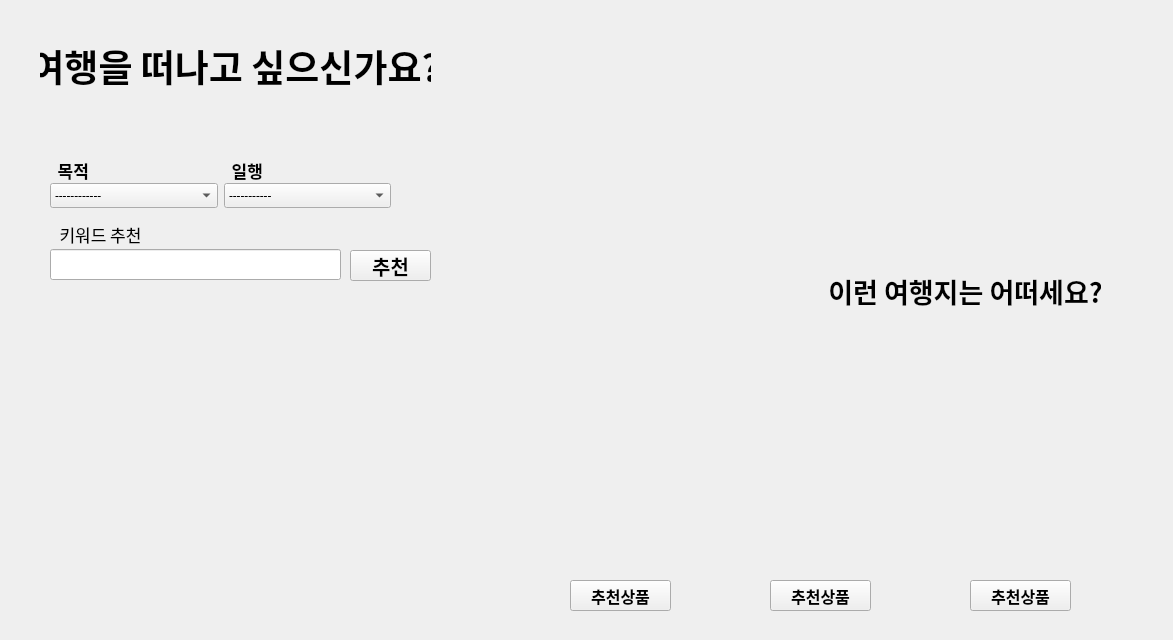
<?xml version="1.0" encoding="UTF-8"?>
<ui version="4.0">
 <class>Form</class>
 <widget class="QWidget" name="Form">
  <property name="geometry">
   <rect>
    <x>0</x>
    <y>0</y>
    <width>1173</width>
    <height>640</height>
   </rect>
  </property>
  <property name="windowTitle">
   <string>Form</string>
  </property>
  <widget class="QLabel" name="label_3">
   <property name="geometry">
    <rect>
     <x>50</x>
     <y>219</y>
     <width>101</width>
     <height>31</height>
    </rect>
   </property>
   <property name="font">
    <font>
     <family>나눔고딕 ExtraBold</family>
     <pointsize>13</pointsize>
    </font>
   </property>
   <property name="text">
    <string>키워드 추천</string>
   </property>
   <property name="alignment">
    <set>Qt::AlignCenter</set>
   </property>
  </widget>
  <widget class="QLineEdit" name="le_recommendation">
   <property name="enabled">
    <bool>true</bool>
   </property>
   <property name="geometry">
    <rect>
     <x>50</x>
     <y>249</y>
     <width>291</width>
     <height>31</height>
    </rect>
   </property>
   <property name="font">
    <font>
     <family>에스코어 드림 3 Light</family>
     <pointsize>15</pointsize>
    </font>
   </property>
  </widget>
  <widget class="QPushButton" name="btn_recommendation">
   <property name="enabled">
    <bool>true</bool>
   </property>
   <property name="geometry">
    <rect>
     <x>350</x>
     <y>250</y>
     <width>81</width>
     <height>31</height>
    </rect>
   </property>
   <property name="font">
    <font>
     <family>나눔고딕</family>
     <pointsize>15</pointsize>
     <weight>75</weight>
     <bold>true</bold>
    </font>
   </property>
   <property name="text">
    <string>추천</string>
   </property>
  </widget>
  <widget class="QWidget" name="horizontalLayoutWidget">
   <property name="geometry">
    <rect>
     <x>50</x>
     <y>180</y>
     <width>341</width>
     <height>31</height>
    </rect>
   </property>
   <layout class="QHBoxLayout" name="horizontalLayout">
    <item>
     <widget class="QComboBox" name="cmb_purpose">
      <property name="sizePolicy">
       <sizepolicy hsizetype="Preferred" vsizetype="Fixed">
        <horstretch>0</horstretch>
        <verstretch>0</verstretch>
       </sizepolicy>
      </property>
      <property name="maximumSize">
       <size>
        <width>16777215</width>
        <height>25</height>
       </size>
      </property>
      <property name="font">
       <font>
        <family>에스코어 드림 6 Bold</family>
        <weight>50</weight>
        <bold>false</bold>
       </font>
      </property>
      <item>
       <property name="text">
        <string>------------</string>
       </property>
      </item>
      <item>
       <property name="text">
        <string>휴양</string>
       </property>
      </item>
      <item>
       <property name="text">
        <string>쇼핑</string>
       </property>
      </item>
      <item>
       <property name="text">
        <string>관광</string>
       </property>
      </item>
      <item>
       <property name="text">
        <string>허니문</string>
       </property>
      </item>
      <item>
       <property name="text">
        <string>미식</string>
       </property>
      </item>
      <item>
       <property name="text">
        <string>효도관광</string>
       </property>
      </item>
     </widget>
    </item>
    <item>
     <widget class="QComboBox" name="cmb_who">
      <property name="maximumSize">
       <size>
        <width>16777215</width>
        <height>25</height>
       </size>
      </property>
      <property name="font">
       <font>
        <family>에스코어 드림 6 Bold</family>
        <weight>50</weight>
        <bold>false</bold>
       </font>
      </property>
      <item>
       <property name="text">
        <string>-----------</string>
       </property>
      </item>
      <item>
       <property name="text">
        <string>가족</string>
       </property>
      </item>
      <item>
       <property name="text">
        <string>부모님</string>
       </property>
      </item>
      <item>
       <property name="text">
        <string>부부</string>
       </property>
      </item>
      <item>
       <property name="text">
        <string>친구</string>
       </property>
      </item>
      <item>
       <property name="text">
        <string>연인</string>
       </property>
      </item>
     </widget>
    </item>
   </layout>
  </widget>
  <widget class="QWidget" name="horizontalLayoutWidget_2">
   <property name="geometry">
    <rect>
     <x>50</x>
     <y>160</y>
     <width>341</width>
     <height>21</height>
    </rect>
   </property>
   <layout class="QHBoxLayout" name="horizontalLayout_2">
    <item alignment="Qt::AlignLeft">
     <widget class="QLabel" name="label_4">
      <property name="font">
       <font>
        <family>에스코어 드림 3 Light</family>
        <pointsize>13</pointsize>
        <weight>75</weight>
        <bold>true</bold>
       </font>
      </property>
      <property name="text">
       <string>  목적</string>
      </property>
      <property name="alignment">
       <set>Qt::AlignCenter</set>
      </property>
     </widget>
    </item>
    <item alignment="Qt::AlignLeft">
     <widget class="QLabel" name="label_2">
      <property name="font">
       <font>
        <family>에스코어 드림 3 Light</family>
        <pointsize>13</pointsize>
        <weight>75</weight>
        <bold>true</bold>
       </font>
      </property>
      <property name="text">
       <string>  일행</string>
      </property>
      <property name="alignment">
       <set>Qt::AlignCenter</set>
      </property>
     </widget>
    </item>
   </layout>
  </widget>
  <widget class="QLabel" name="label_9">
   <property name="geometry">
    <rect>
     <x>830</x>
     <y>270</y>
     <width>271</width>
     <height>41</height>
    </rect>
   </property>
   <property name="font">
    <font>
     <family>Sandoll 삼립호빵체 Outline</family>
     <pointsize>20</pointsize>
     <weight>75</weight>
     <bold>true</bold>
    </font>
   </property>
   <property name="text">
    <string>이런 여행지는 어떠세요?</string>
   </property>
   <property name="alignment">
    <set>Qt::AlignCenter</set>
   </property>
  </widget>
  <widget class="QLabel" name="label_10">
   <property name="geometry">
    <rect>
     <x>40</x>
     <y>40</y>
     <width>391</width>
     <height>51</height>
    </rect>
   </property>
   <property name="palette">
    <palette>
     <active>
      <colorrole role="WindowText">
       <brush brushstyle="SolidPattern">
        <color alpha="255">
         <red>0</red>
         <green>0</green>
         <blue>0</blue>
        </color>
       </brush>
      </colorrole>
      <colorrole role="Button">
       <brush brushstyle="SolidPattern">
        <color alpha="255">
         <red>85</red>
         <green>0</green>
         <blue>255</blue>
        </color>
       </brush>
      </colorrole>
      <colorrole role="Light">
       <brush brushstyle="SolidPattern">
        <color alpha="255">
         <red>170</red>
         <green>127</green>
         <blue>255</blue>
        </color>
       </brush>
      </colorrole>
      <colorrole role="Midlight">
       <brush brushstyle="SolidPattern">
        <color alpha="255">
         <red>127</red>
         <green>63</green>
         <blue>255</blue>
        </color>
       </brush>
      </colorrole>
      <colorrole role="Dark">
       <brush brushstyle="SolidPattern">
        <color alpha="255">
         <red>42</red>
         <green>0</green>
         <blue>127</blue>
        </color>
       </brush>
      </colorrole>
      <colorrole role="Mid">
       <brush brushstyle="SolidPattern">
        <color alpha="255">
         <red>56</red>
         <green>0</green>
         <blue>170</blue>
        </color>
       </brush>
      </colorrole>
      <colorrole role="Text">
       <brush brushstyle="SolidPattern">
        <color alpha="255">
         <red>0</red>
         <green>0</green>
         <blue>0</blue>
        </color>
       </brush>
      </colorrole>
      <colorrole role="BrightText">
       <brush brushstyle="SolidPattern">
        <color alpha="255">
         <red>255</red>
         <green>255</green>
         <blue>255</blue>
        </color>
       </brush>
      </colorrole>
      <colorrole role="ButtonText">
       <brush brushstyle="SolidPattern">
        <color alpha="255">
         <red>0</red>
         <green>0</green>
         <blue>0</blue>
        </color>
       </brush>
      </colorrole>
      <colorrole role="Base">
       <brush brushstyle="SolidPattern">
        <color alpha="255">
         <red>255</red>
         <green>255</green>
         <blue>255</blue>
        </color>
       </brush>
      </colorrole>
      <colorrole role="Window">
       <brush brushstyle="SolidPattern">
        <color alpha="255">
         <red>85</red>
         <green>0</green>
         <blue>255</blue>
        </color>
       </brush>
      </colorrole>
      <colorrole role="Shadow">
       <brush brushstyle="SolidPattern">
        <color alpha="255">
         <red>0</red>
         <green>0</green>
         <blue>0</blue>
        </color>
       </brush>
      </colorrole>
      <colorrole role="AlternateBase">
       <brush brushstyle="SolidPattern">
        <color alpha="255">
         <red>170</red>
         <green>127</green>
         <blue>255</blue>
        </color>
       </brush>
      </colorrole>
      <colorrole role="ToolTipBase">
       <brush brushstyle="SolidPattern">
        <color alpha="255">
         <red>255</red>
         <green>255</green>
         <blue>220</blue>
        </color>
       </brush>
      </colorrole>
      <colorrole role="ToolTipText">
       <brush brushstyle="SolidPattern">
        <color alpha="255">
         <red>0</red>
         <green>0</green>
         <blue>0</blue>
        </color>
       </brush>
      </colorrole>
     </active>
     <inactive>
      <colorrole role="WindowText">
       <brush brushstyle="SolidPattern">
        <color alpha="255">
         <red>0</red>
         <green>0</green>
         <blue>0</blue>
        </color>
       </brush>
      </colorrole>
      <colorrole role="Button">
       <brush brushstyle="SolidPattern">
        <color alpha="255">
         <red>85</red>
         <green>0</green>
         <blue>255</blue>
        </color>
       </brush>
      </colorrole>
      <colorrole role="Light">
       <brush brushstyle="SolidPattern">
        <color alpha="255">
         <red>170</red>
         <green>127</green>
         <blue>255</blue>
        </color>
       </brush>
      </colorrole>
      <colorrole role="Midlight">
       <brush brushstyle="SolidPattern">
        <color alpha="255">
         <red>127</red>
         <green>63</green>
         <blue>255</blue>
        </color>
       </brush>
      </colorrole>
      <colorrole role="Dark">
       <brush brushstyle="SolidPattern">
        <color alpha="255">
         <red>42</red>
         <green>0</green>
         <blue>127</blue>
        </color>
       </brush>
      </colorrole>
      <colorrole role="Mid">
       <brush brushstyle="SolidPattern">
        <color alpha="255">
         <red>56</red>
         <green>0</green>
         <blue>170</blue>
        </color>
       </brush>
      </colorrole>
      <colorrole role="Text">
       <brush brushstyle="SolidPattern">
        <color alpha="255">
         <red>0</red>
         <green>0</green>
         <blue>0</blue>
        </color>
       </brush>
      </colorrole>
      <colorrole role="BrightText">
       <brush brushstyle="SolidPattern">
        <color alpha="255">
         <red>255</red>
         <green>255</green>
         <blue>255</blue>
        </color>
       </brush>
      </colorrole>
      <colorrole role="ButtonText">
       <brush brushstyle="SolidPattern">
        <color alpha="255">
         <red>0</red>
         <green>0</green>
         <blue>0</blue>
        </color>
       </brush>
      </colorrole>
      <colorrole role="Base">
       <brush brushstyle="SolidPattern">
        <color alpha="255">
         <red>255</red>
         <green>255</green>
         <blue>255</blue>
        </color>
       </brush>
      </colorrole>
      <colorrole role="Window">
       <brush brushstyle="SolidPattern">
        <color alpha="255">
         <red>85</red>
         <green>0</green>
         <blue>255</blue>
        </color>
       </brush>
      </colorrole>
      <colorrole role="Shadow">
       <brush brushstyle="SolidPattern">
        <color alpha="255">
         <red>0</red>
         <green>0</green>
         <blue>0</blue>
        </color>
       </brush>
      </colorrole>
      <colorrole role="AlternateBase">
       <brush brushstyle="SolidPattern">
        <color alpha="255">
         <red>170</red>
         <green>127</green>
         <blue>255</blue>
        </color>
       </brush>
      </colorrole>
      <colorrole role="ToolTipBase">
       <brush brushstyle="SolidPattern">
        <color alpha="255">
         <red>255</red>
         <green>255</green>
         <blue>220</blue>
        </color>
       </brush>
      </colorrole>
      <colorrole role="ToolTipText">
       <brush brushstyle="SolidPattern">
        <color alpha="255">
         <red>0</red>
         <green>0</green>
         <blue>0</blue>
        </color>
       </brush>
      </colorrole>
     </inactive>
     <disabled>
      <colorrole role="WindowText">
       <brush brushstyle="SolidPattern">
        <color alpha="255">
         <red>42</red>
         <green>0</green>
         <blue>127</blue>
        </color>
       </brush>
      </colorrole>
      <colorrole role="Button">
       <brush brushstyle="SolidPattern">
        <color alpha="255">
         <red>85</red>
         <green>0</green>
         <blue>255</blue>
        </color>
       </brush>
      </colorrole>
      <colorrole role="Light">
       <brush brushstyle="SolidPattern">
        <color alpha="255">
         <red>170</red>
         <green>127</green>
         <blue>255</blue>
        </color>
       </brush>
      </colorrole>
      <colorrole role="Midlight">
       <brush brushstyle="SolidPattern">
        <color alpha="255">
         <red>127</red>
         <green>63</green>
         <blue>255</blue>
        </color>
       </brush>
      </colorrole>
      <colorrole role="Dark">
       <brush brushstyle="SolidPattern">
        <color alpha="255">
         <red>42</red>
         <green>0</green>
         <blue>127</blue>
        </color>
       </brush>
      </colorrole>
      <colorrole role="Mid">
       <brush brushstyle="SolidPattern">
        <color alpha="255">
         <red>56</red>
         <green>0</green>
         <blue>170</blue>
        </color>
       </brush>
      </colorrole>
      <colorrole role="Text">
       <brush brushstyle="SolidPattern">
        <color alpha="255">
         <red>42</red>
         <green>0</green>
         <blue>127</blue>
        </color>
       </brush>
      </colorrole>
      <colorrole role="BrightText">
       <brush brushstyle="SolidPattern">
        <color alpha="255">
         <red>255</red>
         <green>255</green>
         <blue>255</blue>
        </color>
       </brush>
      </colorrole>
      <colorrole role="ButtonText">
       <brush brushstyle="SolidPattern">
        <color alpha="255">
         <red>42</red>
         <green>0</green>
         <blue>127</blue>
        </color>
       </brush>
      </colorrole>
      <colorrole role="Base">
       <brush brushstyle="SolidPattern">
        <color alpha="255">
         <red>85</red>
         <green>0</green>
         <blue>255</blue>
        </color>
       </brush>
      </colorrole>
      <colorrole role="Window">
       <brush brushstyle="SolidPattern">
        <color alpha="255">
         <red>85</red>
         <green>0</green>
         <blue>255</blue>
        </color>
       </brush>
      </colorrole>
      <colorrole role="Shadow">
       <brush brushstyle="SolidPattern">
        <color alpha="255">
         <red>0</red>
         <green>0</green>
         <blue>0</blue>
        </color>
       </brush>
      </colorrole>
      <colorrole role="AlternateBase">
       <brush brushstyle="SolidPattern">
        <color alpha="255">
         <red>85</red>
         <green>0</green>
         <blue>255</blue>
        </color>
       </brush>
      </colorrole>
      <colorrole role="ToolTipBase">
       <brush brushstyle="SolidPattern">
        <color alpha="255">
         <red>255</red>
         <green>255</green>
         <blue>220</blue>
        </color>
       </brush>
      </colorrole>
      <colorrole role="ToolTipText">
       <brush brushstyle="SolidPattern">
        <color alpha="255">
         <red>0</red>
         <green>0</green>
         <blue>0</blue>
        </color>
       </brush>
      </colorrole>
     </disabled>
    </palette>
   </property>
   <property name="font">
    <font>
     <family>Sandoll 삼립호빵체 Outline</family>
     <pointsize>28</pointsize>
     <weight>75</weight>
     <bold>true</bold>
    </font>
   </property>
   <property name="text">
    <string>여행을 떠나고 싶으신가요?</string>
   </property>
   <property name="alignment">
    <set>Qt::AlignCenter</set>
   </property>
  </widget>
  <widget class="QLabel" name="lbl_recommendation2">
   <property name="geometry">
    <rect>
     <x>730</x>
     <y>320</y>
     <width>181</width>
     <height>251</height>
    </rect>
   </property>
   <property name="text">
    <string/>
   </property>
   <property name="scaledContents">
    <bool>true</bool>
   </property>
  </widget>
  <widget class="QLabel" name="lbl_recommendation1">
   <property name="geometry">
    <rect>
     <x>530</x>
     <y>320</y>
     <width>181</width>
     <height>251</height>
    </rect>
   </property>
   <property name="text">
    <string/>
   </property>
   <property name="scaledContents">
    <bool>true</bool>
   </property>
  </widget>
  <widget class="QLabel" name="lbl_recommendation3">
   <property name="geometry">
    <rect>
     <x>930</x>
     <y>320</y>
     <width>181</width>
     <height>251</height>
    </rect>
   </property>
   <property name="text">
    <string/>
   </property>
   <property name="scaledContents">
    <bool>true</bool>
   </property>
  </widget>
  <widget class="QLabel" name="background">
   <property name="geometry">
    <rect>
     <x>0</x>
     <y>0</y>
     <width>1191</width>
     <height>651</height>
    </rect>
   </property>
   <property name="text">
    <string/>
   </property>
   <property name="scaledContents">
    <bool>true</bool>
   </property>
  </widget>
  <widget class="QPushButton" name="btn_item2">
   <property name="geometry">
    <rect>
     <x>970</x>
     <y>580</y>
     <width>101</width>
     <height>31</height>
    </rect>
   </property>
   <property name="font">
    <font>
     <pointsize>12</pointsize>
     <weight>75</weight>
     <bold>true</bold>
    </font>
   </property>
   <property name="text">
    <string>추천상품</string>
   </property>
  </widget>
  <widget class="QPushButton" name="btn_item0">
   <property name="geometry">
    <rect>
     <x>570</x>
     <y>580</y>
     <width>101</width>
     <height>31</height>
    </rect>
   </property>
   <property name="font">
    <font>
     <pointsize>12</pointsize>
     <weight>75</weight>
     <bold>true</bold>
    </font>
   </property>
   <property name="text">
    <string>추천상품</string>
   </property>
  </widget>
  <widget class="QPushButton" name="btn_item1">
   <property name="geometry">
    <rect>
     <x>770</x>
     <y>580</y>
     <width>101</width>
     <height>31</height>
    </rect>
   </property>
   <property name="font">
    <font>
     <pointsize>12</pointsize>
     <weight>75</weight>
     <bold>true</bold>
    </font>
   </property>
   <property name="text">
    <string>추천상품</string>
   </property>
  </widget>
  <zorder>background</zorder>
  <zorder>label_3</zorder>
  <zorder>le_recommendation</zorder>
  <zorder>btn_recommendation</zorder>
  <zorder>horizontalLayoutWidget</zorder>
  <zorder>horizontalLayoutWidget_2</zorder>
  <zorder>label_9</zorder>
  <zorder>label_10</zorder>
  <zorder>lbl_recommendation2</zorder>
  <zorder>lbl_recommendation1</zorder>
  <zorder>lbl_recommendation3</zorder>
  <zorder>btn_item2</zorder>
  <zorder>btn_item0</zorder>
  <zorder>btn_item1</zorder>
 </widget>
 <tabstops>
  <tabstop>cmb_purpose</tabstop>
  <tabstop>btn_recommendation</tabstop>
  <tabstop>le_recommendation</tabstop>
  <tabstop>cmb_who</tabstop>
 </tabstops>
 <resources/>
 <connections/>
</ui>
